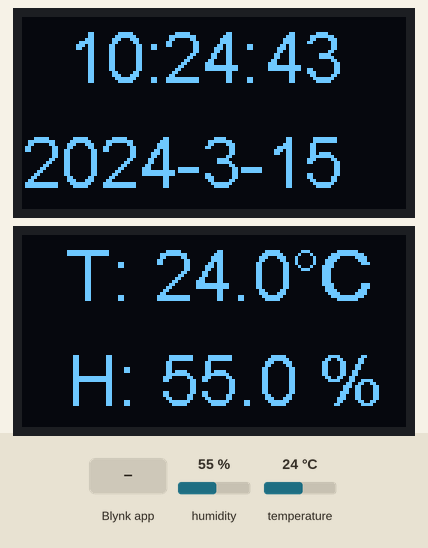
This program was run on a simulated ESP8266 (Wemos D1 mini). Parts: 2 × 128×64 one-colour display. The inputs (shaded band) are chosen by the test bench; at power-on: humidity 55 %, temperature 24 °C. WiFi joins after 1.5 s; servers stay silent unless stated; the local clock reads 2024-03-15 10:24:30 at power-on unless the program sets it; what the program prints to the serial monitor is not drawn.

Above: at 13.5 s.
13.6 s: humidity set to 22 %
At 15.8 s:
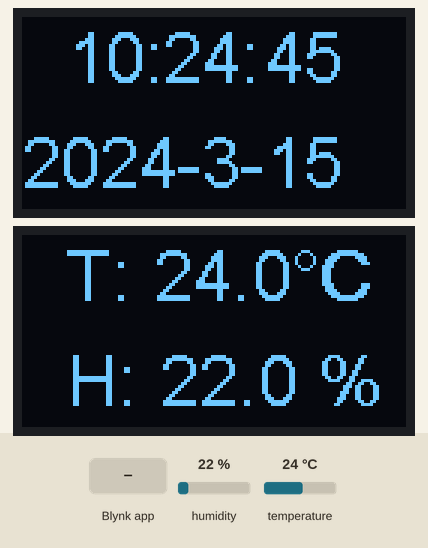
16.5 s: Blynk app writes 0 to V5
At 17.6 s:
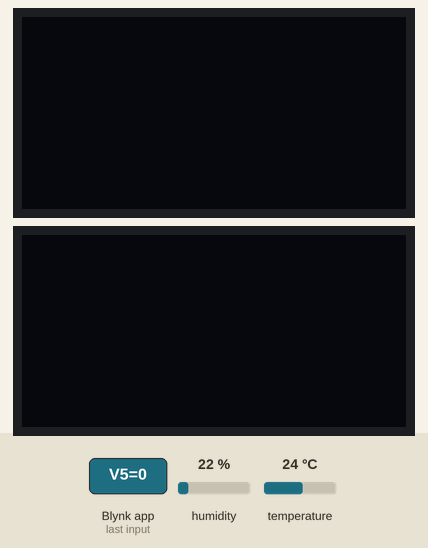
18.0 s: Blynk app writes 1 to V5
At 18.8 s:
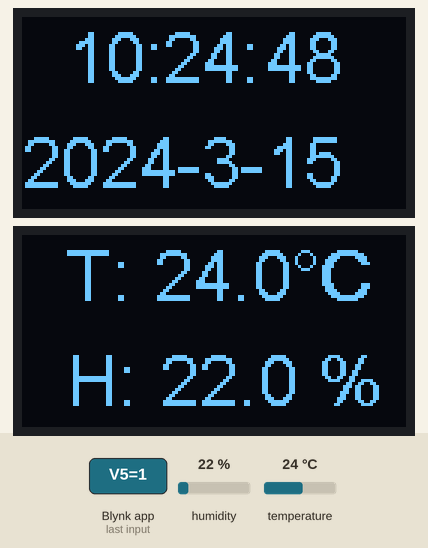
20.5 s: temperature set to 12 °C
At 23.8 s:
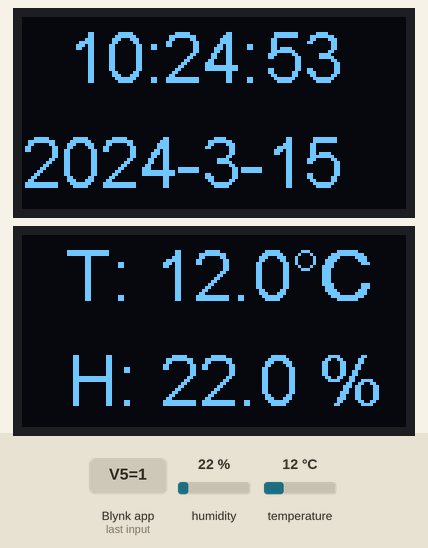
24.5 s: humidity set to 40 %
At 27.7 s:
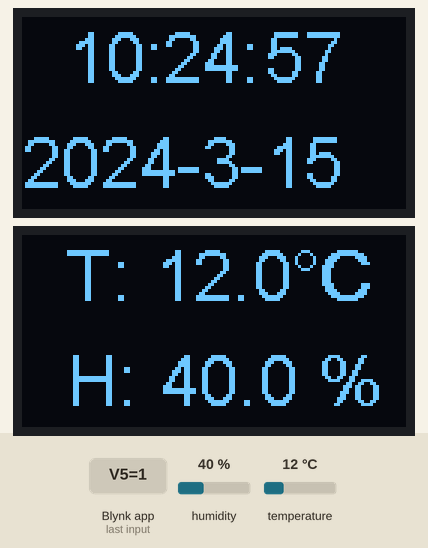
28.5 s: temperature set to 19 °C
At 29.8 s:
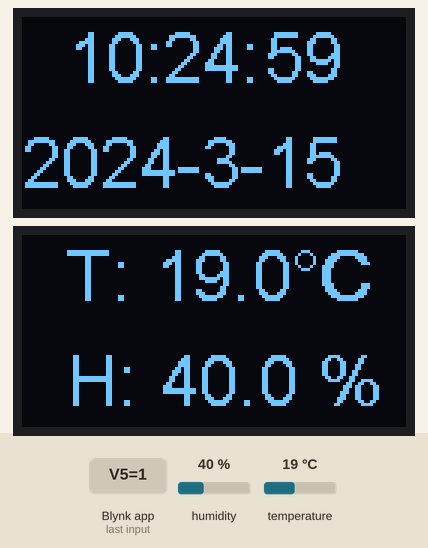
Timing chart, 0 to 31.5 s (numbered marks = the images above; inputs shaded):
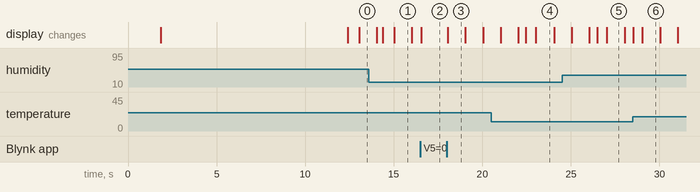

Measured:
- after the input at 16.5 s, the display: changes after 0.05 s (image 2)
- after the input at 18.0 s, the display: changes after 0.05 s (image 3)
- what the display in image 1 shows lasts 1.0 s, from 15.0 s to 16.0 s

The program:

main.cpp
```cpp
#define BLYNK_PRINT Serial

#include <Arduino.h>

#include <ESP8266WiFi.h>
#include <ESP8266mDNS.h>
#include <Adafruit_Sensor.h>
#include <DHT.h>
#include <DHT_U.h>

#include <time.h>

#include "blynk_setting.h"
#include "OLED_setting.h"
#include "OTA_setting.h"
#include "webserial_setting.h"


int timezone = 8 * 3600; // 设置时区，这里设置为东八区
int dst = 0;

DHT dht(DHTPIN, DHTTYPE);

void sendSensor()
{
  float h = dht.readHumidity();    // 读取湿度值
  float t = dht.readTemperature(); // 读取温度值
  Blynk.virtualWrite(V0, t);       // 将温度值写入虚拟引脚 V0
  Blynk.virtualWrite(V1, h);       // 将湿度值写入虚拟引脚 V1

  Blynk.virtualWrite(V2, "IP地址: ", WiFi.localIP().toString());             // 在Blynk app上显示本地IP地址
  Blynk.virtualWrite(V3, "MAC地址: ", WiFi.macAddress());                    // 在Blynk app上显示MAC地址
  Blynk.virtualWrite(V4, "RSSI: ", WiFi.RSSI(), " ", "SSID: ", WiFi.SSID()); // 在Blynk app上显示WiFi信号强度和SSID

 ///web和物理串口打印信息///
//    Serial.println("温度：" + String(t));
//    Serial.println("湿度：" + String(h));
//    WebSerial.println("温度：" + String(t));
//    WebSerial.println("湿度：" + String(h));
}

BLYNK_WRITE(V5)
{
  if (param.asInt() == 0) // 如果传入的参数值为 0
  {
    display.displayOff();  // 关闭显示屏1
    display2.displayOff(); // 关闭显示屏2
    Serial.println("屏幕已经关闭");
    WebSerial.println("屏幕已经关闭");
  }
  else // 如果传入的参数值不为 0
  {
    display.displayOn();  // 打开显示屏1
    display2.displayOn(); // 打开显示屏2
    Serial.println("屏幕已经开启");
    WebSerial.println("屏幕已经开启");
  }
}


void setup()
{
  // 启动串口调试
  Serial.begin(115200);

  WebSerial.begin(&serialserver);
  WebSerial.msgCallback(recvMsg); // 附加反馈信息
  serialserver.begin();           // serialserver启动

  OTA();

  // 配置时间
  configTime(timezone, dst, ntp_server);

  // 初始化显示屏1和2
  display.init();
  display2.init();

  // 设置显示屏1和2的I2C自动初始化
  display.setI2cAutoInit(true);
  display2.setI2cAutoInit(true);

  // 翻转显示屏1和2的竖直方向
  display.flipScreenVertically();
  display2.flipScreenVertically();

  // 设置显示屏1和2的字体和文本对齐方式
  display.setFont(ArialMT_Plain_10);
  display.setTextAlignment(TEXT_ALIGN_LEFT);
  display2.setFont(ArialMT_Plain_10);
  display2.setTextAlignment(TEXT_ALIGN_LEFT);

  // 启动DHT22传感器
  dht.begin();

  // 连接到Blynk服务器
  Blynk.begin(auth, ssid, pass, blynk_server, blynk_port);

  // 定时发送传感器数据
  timer.setInterval(1000L, sendSensor);

  // 绘制图像示例
  drawImageDemo();

  // 检查WiFi连接状态
  if (WiFi.status() == WL_CONNECTED)
  {
    // 如果连接成功，打印IP地址
    delay(500);
    Serial.print("连接成功，IP地址: " + (String(WiFi.localIP().toString())));
    WebSerial.println("连接成功，IP地址: " + (String(WiFi.localIP().toString())));
    WebSerial.println("blynk token: " + String(auth) + "\nssid: " + String(ssid) + "\nblynk_server: " + String(blynk_server) + "\nblynk_port:" + String(blynk_port));
  }
  else
  {
    // 如果连接失败，打印错误信息
    Serial.print("WiFi连接失败");
  }
}

void loop()
{
  Blynk.run();  // 运行Blynk
  timer.run();  // 运行Blynk定时器
  draw_time();  // 显示时间
  draw_DHT22(); // 显示DHT22传感器数据
}


void draw_DHT22()
{
  float h = dht.readHumidity();                                 // 读取湿度值
  float t = dht.readTemperature();                              // 读取温度值
  display2.clear();                                             // 清空显示屏2
  display2.setFont(ArialMT_Plain_24);                           // 设置字体大小
  display2.drawString(15, 0, "T: " + String(t, 1) + "\u00B0C"); // 显示温度值
  display2.drawString(99, 0, "C");                              // 显示温度单位
  display2.drawString(15, 35, "H: " + String(h, 1) + " % ");    // 显示湿度值
  display2.display();                                           // 显示在屏幕上
}

void recvMsg(uint8_t *data, size_t len) // 接收数据的函数
{
  WebSerial.println("接收到数据..."); // 打印一条提示信息，表示已接收到数据
  String d = "";                      // 创建一个空字符串变量 d，用于存储接收到的数据
  for (int i = 0; i < len; i++)       // 循环读取接收到的数据
  {
    d += char(data[i]); // 将接收到的字节数据转换为字符并拼接到字符串变量 d 中
  }
  WebSerial.println(d); // 打印接收到的数据
  /// 串口诊断命令,web串口收到“debug”就打印相关信息///
  if (d == "debug")
  {
    WebSerial.println("\n收到debug命令\n");
    WebSerial.println("blynk token: " + String(auth) + "\nssid: " + String(ssid) + "\nip: " + String(WiFi.localIP().toString()) + "\nblynk_server: " + String(blynk_server) + "\nblynk_port: " + String(blynk_port));
    Serial.println("\n收到debug命令\n");
    Serial.println("blynk token: " + String(auth) + "\nssid: " + String(ssid) + "\nip: " + String(WiFi.localIP().toString()) + "\nblynk_server: " + String(blynk_server) + "\nblynk_port: " + String(blynk_port));
  }
}
```

OLED_setting.h
```cpp
#include <Wire.h>
#include "SSD1306Wire.h"

void drawImageDemo(); // 绘制图片演示函数

void draw_time();  // 声明绘制时间的函数
void draw_DHT22(); // 声明绘制DHT22传感器数据的函数

SSD1306Wire display(0x3c, D4, D3);  // OLED屏幕1的I2C地址和引脚
SSD1306Wire display2(0x3c, D6, D5); // OLED屏幕2的I2C地址和引脚

#define WiFi_Logo_width 60
#define WiFi_Logo_height 36
// WiFi标志的二进制位数组，其中ProGMEM表示将数组存储在程序存储器中而不是在RAM中
const uint8_t WiFi_Logo_bits[] PROGMEM = {
  0x00, 0x00, 0x00, 0x00, 0x00, 0x00, 0x00, 0x00, 0x00, 0x00, 0x00, 0xF8,
  0x00, 0x00, 0x00, 0x00, 0x00, 0x00, 0x80, 0xFF, 0x07, 0x00, 0x00, 0x00,
  0x00, 0x00, 0xE0, 0xFF, 0x1F, 0x00, 0x00, 0x00, 0x00, 0x00, 0xF8, 0xFF,
  0x7F, 0x00, 0x00, 0x00, 0x00, 0x00, 0xFC, 0xFF, 0xFF, 0x00, 0x00, 0x00,
  0x00, 0x00, 0xFE, 0xFF, 0xFF, 0x01, 0x00, 0x00, 0x00, 0x00, 0xFF, 0xFF,
  0xFF, 0x03, 0x00, 0x00, 0x00, 0xFC, 0xFF, 0xFF, 0xFF, 0xFF, 0x00, 0x00,
  0x00, 0xFF, 0xFF, 0xFF, 0x07, 0xC0, 0x83, 0x01, 0x80, 0xFF, 0xFF, 0xFF,
  0x01, 0x00, 0x07, 0x00, 0xC0, 0xFF, 0xFF, 0xFF, 0x00, 0x00, 0x0C, 0x00,
  0xC0, 0xFF, 0xFF, 0x7C, 0x00, 0x60, 0x0C, 0x00, 0xC0, 0x31, 0x46, 0x7C,
  0xFC, 0x77, 0x08, 0x00, 0xE0, 0x23, 0xC6, 0x3C, 0xFC, 0x67, 0x18, 0x00,
  0xE0, 0x23, 0xE4, 0x3F, 0x1C, 0x00, 0x18, 0x00, 0xE0, 0x23, 0x60, 0x3C,
  0x1C, 0x70, 0x18, 0x00, 0xE0, 0x03, 0x60, 0x3C, 0x1C, 0x70, 0x18, 0x00,
  0xE0, 0x07, 0x60, 0x3C, 0xFC, 0x73, 0x18, 0x00, 0xE0, 0x87, 0x70, 0x3C,
  0xFC, 0x73, 0x18, 0x00, 0xE0, 0x87, 0x70, 0x3C, 0x1C, 0x70, 0x18, 0x00,
  0xE0, 0x87, 0x70, 0x3C, 0x1C, 0x70, 0x18, 0x00, 0xE0, 0x8F, 0x71, 0x3C,
  0x1C, 0x70, 0x18, 0x00, 0xC0, 0xFF, 0xFF, 0x3F, 0x00, 0x00, 0x08, 0x00,
  0xC0, 0xFF, 0xFF, 0x1F, 0x00, 0x00, 0x0C, 0x00, 0x80, 0xFF, 0xFF, 0x1F,
  0x00, 0x00, 0x06, 0x00, 0x80, 0xFF, 0xFF, 0x0F, 0x00, 0x00, 0x07, 0x00,
  0x00, 0xFE, 0xFF, 0xFF, 0xFF, 0xFF, 0x01, 0x00, 0x00, 0xF8, 0xFF, 0xFF,
  0xFF, 0x7F, 0x00, 0x00, 0x00, 0x00, 0xFE, 0xFF, 0xFF, 0x01, 0x00, 0x00,
  0x00, 0x00, 0xFC, 0xFF, 0xFF, 0x00, 0x00, 0x00, 0x00, 0x00, 0xF8, 0xFF,
  0x7F, 0x00, 0x00, 0x00, 0x00, 0x00, 0xE0, 0xFF, 0x1F, 0x00, 0x00, 0x00,
  0x00, 0x00, 0x80, 0xFF, 0x07, 0x00, 0x00, 0x00, 0x00, 0x00, 0x00, 0xFC,
  0x00, 0x00, 0x00, 0x00, 0x00, 0x00, 0x00, 0x00, 0x00, 0x00, 0x00, 0x00,
};

void drawImageDemo()
{
  display2.clear();                                                           // 清除显示器
  display2.drawXbm(34, 5, WiFi_Logo_width, WiFi_Logo_height, WiFi_Logo_bits); // 在坐标 (34, 5) 处绘制 WiFi_Logo_bits 图像
  display2.drawString(0, 40, "RSSI: " + String(WiFi.RSSI()) + " dB");         // 在坐标 (0, 40) 处显示 WiFi 信号强度
  display2.drawString(0, 50, "MAC: " + String(WiFi.macAddress()));            // 在坐标 (0, 50) 处显示 MAC 地址
  display2.display();                                                         // 刷新显示器
  display.clear();                                                            // 清除显示器
  display.setFont(ArialMT_Plain_10);                                          // 设置字体
  display.drawString(0, 0, "IP: " + String(WiFi.localIP().toString()));       // 在坐标 (0, 0) 处显示本地 IP 地址
  display.drawString(0, 20, "Hostname: " + String(WiFi.hostname()));          // 在坐标 (0, 20) 处显示主机名
  display.drawString(0, 40, "SSId: " + String(WiFi.SSID()));                  // 在坐标 (0, 40) 处显示 SSID
  display.display();                                                          // 刷新显示器
  delay(10000);                                                               // 延迟 10000 毫秒
}

void draw_time()
{
  time_t now = time(nullptr);        // 获取当前时间
  struct tm *p_tm = localtime(&now); // 将时间格式化为本地时间
  display.clear();                   // 清空屏幕
  display.setFont(ArialMT_Plain_24); // 设置字体大小

  if (p_tm->tm_hour < 10) // 小时数小于10
  {
    display.drawString(15, 0, "0" + String(p_tm->tm_hour) + ":"); // 在屏幕上显示0+小时数
  }
  else
  {
    display.drawString(15, 0, String(p_tm->tm_hour) + ":"); // 在屏幕上显示小时数
  }

  if (p_tm->tm_min < 10) // 分钟数小于10
  {
    display.drawString(47, 0, "0" + String(p_tm->tm_min) + ":"); // 在屏幕上显示0+分钟数
  }
  else
  {
    display.drawString(47, 0, String(p_tm->tm_min) + ":"); // 在屏幕上显示分钟数
  }

  if (p_tm->tm_sec < 10) // 秒数小于10
  {
    display.drawString(81, 0, "0" + String(p_tm->tm_sec)); // 在屏幕上显示0+秒数
  }
  else
  {
    display.drawString(81, 0, String(p_tm->tm_sec)); // 在屏幕上显示秒数
  }

  if (p_tm->tm_mday < 10) // 日期数小于10
  {
    display.drawString(0, 35, String(p_tm->tm_year + 1900) + "-" + "0" + String(p_tm->tm_mon + 1) + "-" + "0" + String(p_tm->tm_mday)); // 在屏幕上显示年月日，日期数前加0
  }
  else
  {
    display.drawString(0, 35, String(p_tm->tm_year + 1900) + "-" + String(p_tm->tm_mon + 1) + "-" + String(p_tm->tm_mday)); // 在屏幕上显示年月日
  }
  display.display(); // 显示内容
}
```

OTA_setting.h
```cpp
#include <ESPAsyncTCP.h>       // 引入 ESPAsyncTCP 库，用于处理 TCP/IP 协议
#include <ESPAsyncWebServer.h> // 引入 ESPAsyncWebServer 库，用于处理 Web 服务器
#include <AsyncElegantOTA.h>   // 引入 AsyncElegantOTA 库，用于处理 OTA（空中固件升级）功能

AsyncWebServer OTAserver(8266); // 创建 AsyncWebServer 实例，监听 8266 端口
void OTA();                  // 定义 OTA 函数

void OTA()
{
  // 处理根目录请求
  OTAserver.on("/", HTTP_GET, [](AsyncWebServerRequest *request)
            {
              String html = "<html><head><meta charset='UTF-8'></head><body>ESP8266 OTA界面</body></html>";
              request->send(200, "text/html", html); // 发送 HTTP 响应
            });
  AsyncElegantOTA.begin(&OTAserver); // 启动 OTA 功能
  OTAserver.begin();                 // 启动 Web 服务器
}
```

blynk_setting.h
```cpp
#include <BlynkSimpleEsp8266.h>

char auth[] = "";                       // Blynk Token
char ssid[] = "";                       // WiFi名称
char pass[] = "";                       // WiFi密码
char blynk_server[] = "";               // Blynk服务器路径
int blynk_port = 8080;                  // Blynk端口号
char ntp_server[] = "time.windows.com"; // NTP服务器

BlynkTimer timer;

#define DHTPIN D2
#define DHTTYPE DHT22

BLYNK_CONNECTED()
{
    Blynk.syncVirtual(V5); // 在连接 Blynk 服务器后同步虚拟引脚 V5
}
```

webserial_setting.h
```cpp
/*#if defined(ESP8266)
  #include <ESP8266WiFi.h>
  #include <ESPAsyncTCP.h>
#elif defined(ESP32)
  #include <WiFi.h>
  #include <AsyncTCP.h>
#endif
#include <ESPAsyncWebServer.h>*/
#include <WebSerial.h>

void recvMsg(uint8_t *data, size_t len); // 声明一个函数 recvMsg，用于接收数据

AsyncWebServer serialserver(340); // 创建一个名为 serialserver 的异步 Web 服务器，端口为 340

/* 反馈WebSerial收到的信息
void recvMsg(uint8_t *data, size_t len) // 接收数据的函数
{
    WebSerial.println("接收到数据..."); // 打印一条提示信息，表示已接收到数据
    String d = "";                      // 创建一个空字符串变量 d，用于存储接收到的数据
    for (int i = 0; i < len; i++)       // 循环读取接收到的数据
    {
        d += char(data[i]); // 将接收到的字节数据转换为字符并拼接到字符串变量 d 中
    }
    WebSerial.println(d); // 打印接收到的数据
        if (d == "debug")
  {
    WebSerial.println("\nssid: " + String(ssid) + "\nblynk_server: ");
  }
}*/
```
